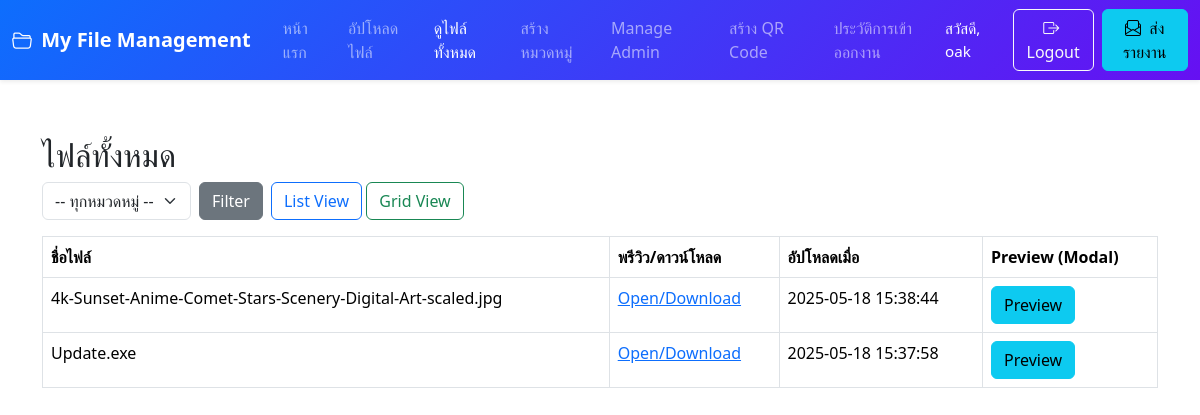
Screenshot of /show_files.php (signed in) with the database file from the repository.
### tables this page shows
CREATE TABLE `uploads` (
  `id` int(11) NOT NULL,
  `user_id` int(11) NOT NULL,
  `category_id` int(11) NOT NULL,
  `file_name` varchar(255) NOT NULL,
  `file_path` varchar(255) NOT NULL,
  `uploaded_at` datetime DEFAULT current_timestamp()
);

### show_files.php (the view, shortened to what this page needs)
<?php
include 'config.php';
$whereCondition = "";
$filesSQL = "SELECT uploads.*, users.username
             FROM uploads
             JOIN users ON uploads.user_id = users.id
             $whereCondition
             ORDER BY uploaded_at DESC";
$filesQuery = mysqli_query($conn, $filesSQL);
$files = [];
while ($f = mysqli_fetch_assoc($filesQuery)) {
  $files[] = $f;
}
?>
<!DOCTYPE html>
<html>
<head>
  <link rel="stylesheet" href="https://cdn.jsdelivr.net/npm/bootstrap@5/dist/css/bootstrap.min.css">
</head>
<body>
  <?php include 'navbar.php'; ?>
  <div class="container mt-4">
    <h2>ไฟล์ทั้งหมด</h2>
    <form method="get" action="" class="mb-3">
      <div class="row g-2">
        <div class="col-auto">
          <select name="category_id" class="form-select">
            <option value="">-- ทุกหมวดหมู่ --</option>
          </select>
        </div>
        <div class="col-auto">
          <button type="submit" class="btn btn-secondary">Filter</button>
        </div>
        <div class="col-auto">
          <button type="button" class="btn btn-outline-primary" onclick="showListView()">List View</button>
          <button type="button" class="btn btn-outline-success" onclick="showGridView()">Grid View</button>
        </div>
      </div>
    </form>
    <div id="listView" style="display: none;">
      <table class="table table-bordered">
        <thead>
          <tr>
            <th>ชื่อไฟล์</th>
            <th>พรีวิว/ดาวน์โหลด</th>
            <th>อัปโหลดเมื่อ</th>
            <th>Preview (Modal)</th>
          </tr>
        </thead>
        <tbody>
          <?php foreach ($files as $file): ?>
            <?php
            $ext = strtolower(pathinfo($file['file_name'], PATHINFO_EXTENSION));
            ?>
            <tr>
              <td><?php echo $file['file_name']; ?></td>
              <td>
                <a href="<?php echo $file['file_path']; ?>" target="_blank">
                  Open/Download
                </a>
              </td>
              <td><?php echo $file['uploaded_at']; ?></td>
              <td>
                <button type="button"
                  class="btn btn-info"
                  data-bs-toggle="modal"
                  data-bs-target="#previewModal"
                  data-filepath="<?php echo $file['file_path']; ?>"
                  data-ext="<?php echo $ext; ?>"
                  data-filename="<?php echo $file['file_name']; ?>">
                  Preview
                </button>
              </td>
            </tr>
          <?php endforeach; ?>
        </tbody>
      </table>
    </div>
  </div>
</body>
</html>

### rows the page displays
uploads: file_name "4k-Sunset-Anime-Comet-Stars-Scenery-Digital-Art-scaled.jpg", uploaded_at "2025-05-18 15:38:44"
uploads: file_name "Update.exe", uploaded_at "2025-05-18 15:37:58"

### other values shown
$username "oak"
